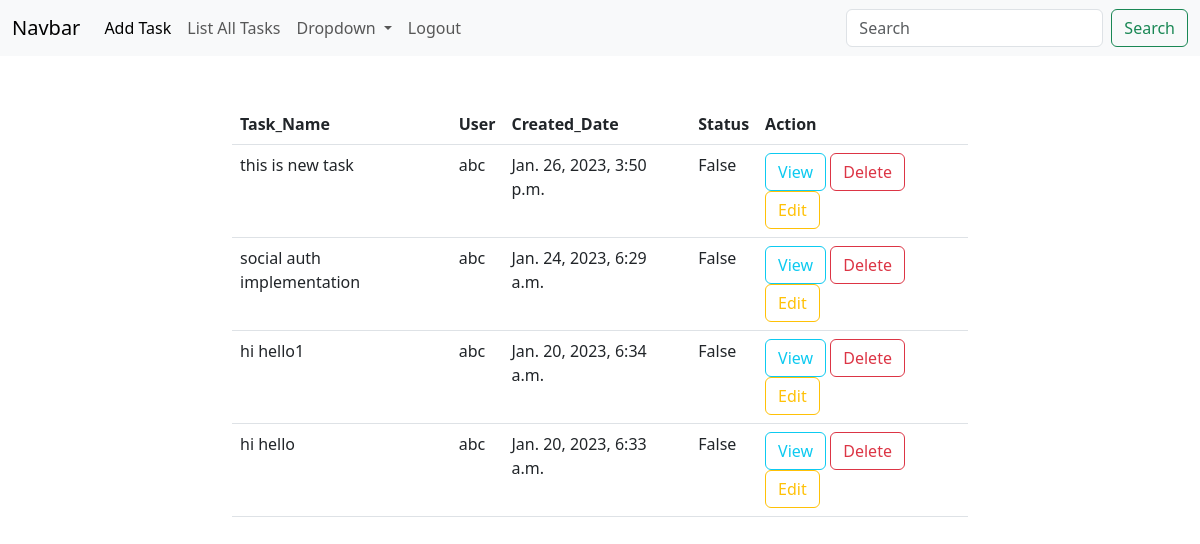
The app's page /tasks/all/ (signed in) with its own data.
### api/models.py (models this page shows, shortened)
class Tasks(models.Model):
    task_name=models.CharField(max_length=200)
    user=models.ForeignKey(User,on_delete=models.CASCADE)
    created_date=models.DateTimeField(auto_now_add=True)
    status=models.BooleanField(default=False)

### taskweb/views.py (the view)
# urls.py: path("tasks/all/",views.TaskListView.as_view(),name="task-list"),
@method_decorator(signin_required,name="dispatch")
class TaskListView(View):
    def get(self,request,*args,**kwargs):
        qs=Tasks.objects.filter(user=request.user).order_by("-created_date")
        return render(request,"task-list.html",{"tasks":qs})

### taskweb/views.py (called while the page is built)
def signin_required(fn):
    def wrapper(request,*args,**kwargs):
        if not request.user.is_authenticated:
            return redirect("signin")
        else:
            return fn(request,*args,**kwargs)
    return wrapper

### taskweb/templates/task-list.html
{%extends 'base.html'%}
{%block body%}
<div class="container">
    <div class="row mt-5">
        <div class="col-2"></div>
        <div class="col-8">
            <table class="table">
                <tr>
                    <th>Task_Name</th>
                    <th>User</th>
                    <th>Created_Date</th>
                    <th>Status</th>
                    <th>Action</th>
                </tr>
                {%for t in tasks%}
                    <tr>
                        <td>{{t.task_name}}</td>
                        <td>{{t.user}}</td>
                        <td>{{t.created_date}}</td>
                        <td>{{t.status}}</td>
                        <td>
                            <a href="{%url 'task-detail' t.id%}" class="btn btn-outline-info">View</a>
                            <a href="{%url 'task-delete' t.id%}" class="btn btn-outline-danger">Delete</a>
                            <a href="{%url 'task-edit' t.id%}" class="btn btn-outline-warning">Edit</a>
                        </td>
                    </tr>
                {%endfor%}
            </table>
        </div>
        <div class="col-2"></div>
    </div>
</div>
{%endblock%}

### records on screen
Tasks: task_name "this is new task", user "abc", created_date "Jan. 26, 2023, 3:50 p.m.", status "False"
Tasks: task_name "social auth implementation", user "abc", created_date "Jan. 24, 2023, 6:29 a.m.", status "False"
Tasks: task_name "hi hello1", user "abc", created_date "Jan. 20, 2023, 6:34 a.m.", status "False"
Tasks: task_name "hi hello", user "abc", created_date "Jan. 20, 2023, 6:33 a.m.", status "False"
